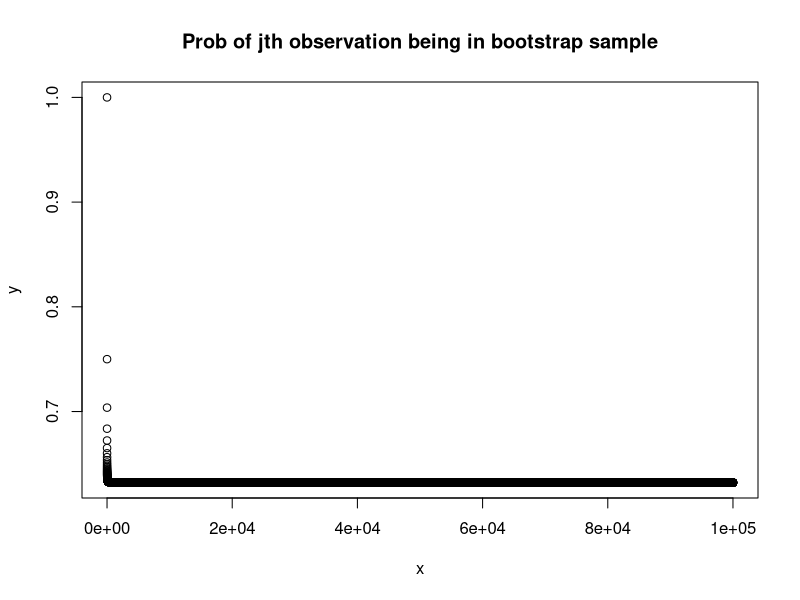

The R source for this figure:
#--------------------------------------------------------------------------------------
#Vandana Anand
#Kratika Agrawal
#Homework2 Question7
#--------------------------------------------------------------------------------------


#answer g
x = 1:100000
y = 1 - (1 - 1/x)^x
plot(x, y,main="Prob of jth observation being in bootstrap sample")


#answer h
store=rep (NA , 10000)
for (i in 1:10000) {store[i]=sum(sample (1:100 , rep =TRUE)==4) >0}
mean(store)